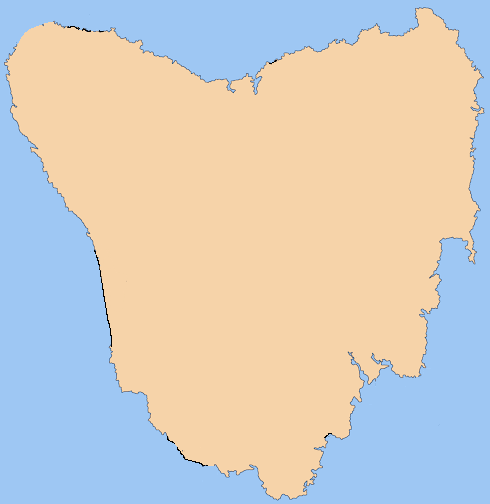
%> input picture Simpson et al. (2021)/tasmania_map.png, 490 x 504 px
$ octave tasmania_analysis.m   (GNU Octave 9; MATLAB toolbox functions it lacks are replaced by stand-ins)
%> lines starting %> are read from the running program, lines starting %| are printed output that depends on the picture; in (x1, y1, x2, y2) boxes, pixels count from 0 and x2, y2 are one past the last pixel; in counts of white or black regions, pixels touching at a corner belong together; the program's own positions count from 1
%%%%%%%%%%%%%%%%%%%%%%%%%%%%%%%%%%%%%%%%%%%%%%%%%%%%%%%%%%%%%%%%%%%%%%%%%%%
%% FITTING
%%%%%%%%%%%%%%%%%%%%%%%%%%%%%%%%%%%%%%%%%%%%%%%%%%%%%%%%%%%%%%%%%%%%%%%%%%%
%close all; clc; clear
I = imread('tasmania_map.png');
%> I is the input picture: size 504x490x3 uint8; mean R, G, B 209.9, 205.3, 197.8
% Image source (modified):
% http://mapsof.net/tasmania/blank-map-of-tasmania
% The modifications made are to provide some simplification to the boundary
% detail. Some of these are:
%       - Removing regions near and including Stanley.
%       - Removing the part on the north-west section of Woolnorth.
%       - Slightly smoothing out the Macquarie Heads, connecting with
%       Strahan to fill in the Macquarie Harbour Historic Site.
%       - Filling in the region by the Southwest National Park and Huon
%       Valley.
%       - Removed the section off Dunalley.
%       - Removed the section off Lauderdale.
%       - Filled in the River Tamar.

%% Extract Boundary
boundary_spacing_parameter = 30; % larger => more points

% Split Channels
red_channel = I(:, :, 1);
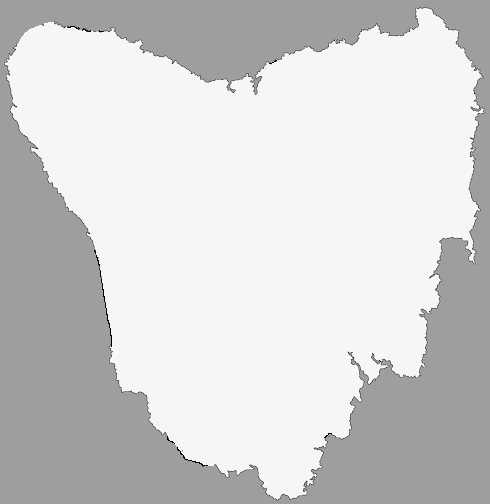
%> red_channel: size 504x490 uint8; min 0, max 252, mean 209.9
green_channel = I(:, :, 2);
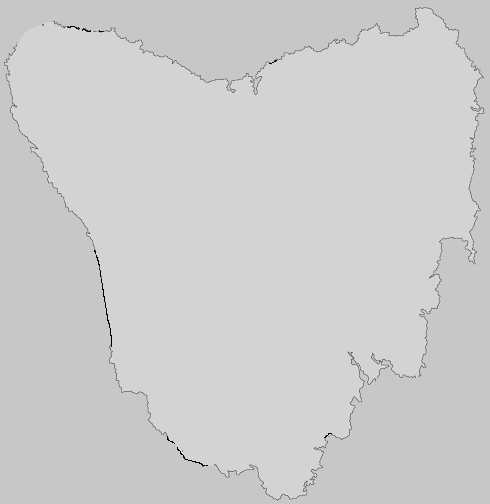
%> green_channel: size 504x490 uint8; min 0, max 216, mean 205.3
blue_channel = I(:, :, 3);
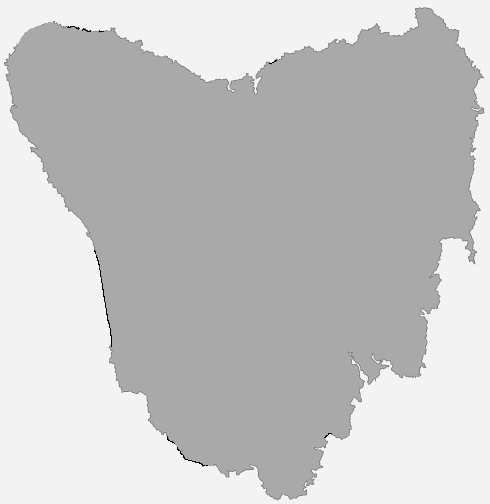
%> blue_channel: size 504x490 uint8; min 0, max 251, mean 197.8

% Detect Edges in Each Channel
edge_detection_method = 'Sobel';
edges_red_channel = edge(red_channel, edge_detection_method);
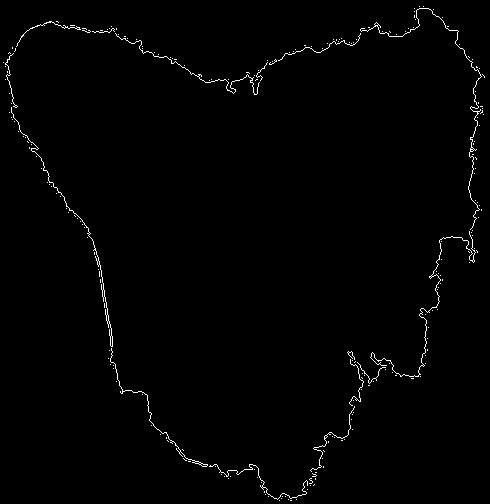
%> edges_red_channel: size 504x490 logical; 1% white in thin lines or dots
edges_green_channel = edge(green_channel, edge_detection_method);
%> edges_green_channel: size 504x490 logical; 1.6% white in thin lines or dots
edges_blue_channel = edge(blue_channel, edge_detection_method);
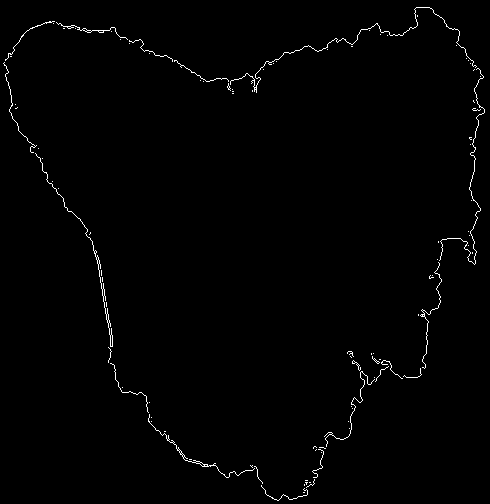
%> edges_blue_channel: size 504x490 logical; 0.94% white in thin lines or dots

% Detect Edges
edges = edges_red_channel | edges_green_channel | edges_blue_channel;
%> edges: size 504x490 logical; 2.2% white in thin lines or dots
se = strel('disk', 3);
edges = imclose(edges, se);
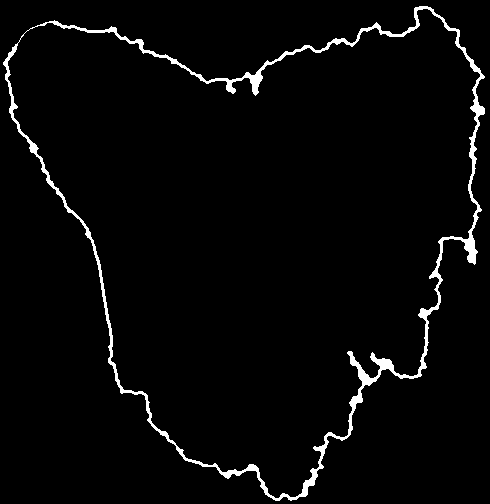
%> edges: size 504x490 logical; 2.9% white; 1 white region, box (x1, y1, x2, y2) and area: (3, 6, 485, 501) 7145

% Detect Boundaries
[boundaries, boundary_labels] = bwboundaries(edges);
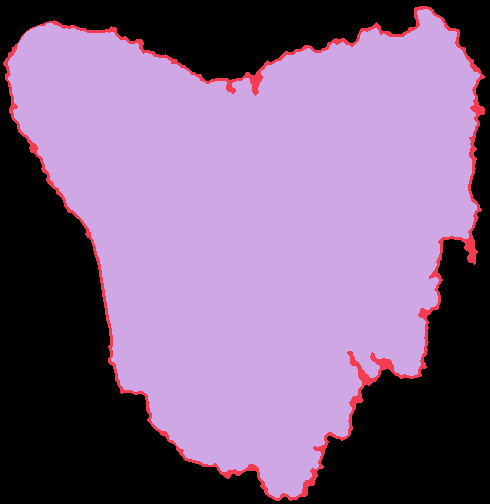
%> boundary_labels: size 504x490 double; 3 distinct labels, from 0 to 2; one colour per label, 0 black
%> boundaries = 2 boundaries; box (x1, y1, x2, y2) and points: (8, 9, 480, 498) 1829, (3, 6, 485, 501) 1742

% Boundary
boundary = boundaries{2};
%> boundary = 1829 rows, first 12: [62 9; 61 10; 60 11; 59 11; 58 12; 57 13; 56 14; 55 15; 54 15; 53 16; 52 17; 51 17]
x = boundary(:, 2);
%> x = 1829 values, max 480 at index 600, min 9 at index 1, mean 270.2
y = boundary(:, 1);
%> y = 1829 values, max 498 at index 1286, min 10 at index 516, mean 227.1

% Sample Less Points
spacing = ceil(length(x) / boundary_spacing_parameter);
%> spacing = 61
xx = x;
%> xx has the same summary as x
yy = y;
%> yy has the same summary as y
x = x(1:spacing:end);
%> x = 30 values, max 475 at index 11, min 9 at index 1, mean 270.8
y = y(1:spacing:end);
%> y = 30 values, max 494 at index 22, min 27 at index 2, mean 227.8

%% Shift Appropriately

% Compute Centroid
x_bar = mean(x);
%> x_bar = 270.8
xx_bar = mean(xx);
%> xx_bar = 270.2
y_bar = mean(y);
%> y_bar = 227.8
yy_bar = mean(yy);
%> yy_bar = 227.1

% Shift Boundary by Centroid
x = x - x_bar;
%> x = 30 values, max 204.2 at index 11, min -261.8 at index 1, mean 1.52e-14
xx = xx - xx_bar;
%> xx = 1829 values, max 209.8 at index 600, min -261.2 at index 1, mean -3.98e-14
y = y - y_bar;
%> y = 30 values, max 266.2 at index 22, min -200.8 at index 2, mean -9.47e-15
yy = yy - y_bar;
%> yy = 1829 values, max 270.2 at index 1286, min -217.8 at index 516, mean -0.769

%% Scale Image Isotropically
%> (the run ends here)

$ run again, with Simpson et al. (2021)/taiwan_map.png copied over Simpson et al. (2021)/tasmania_map.png
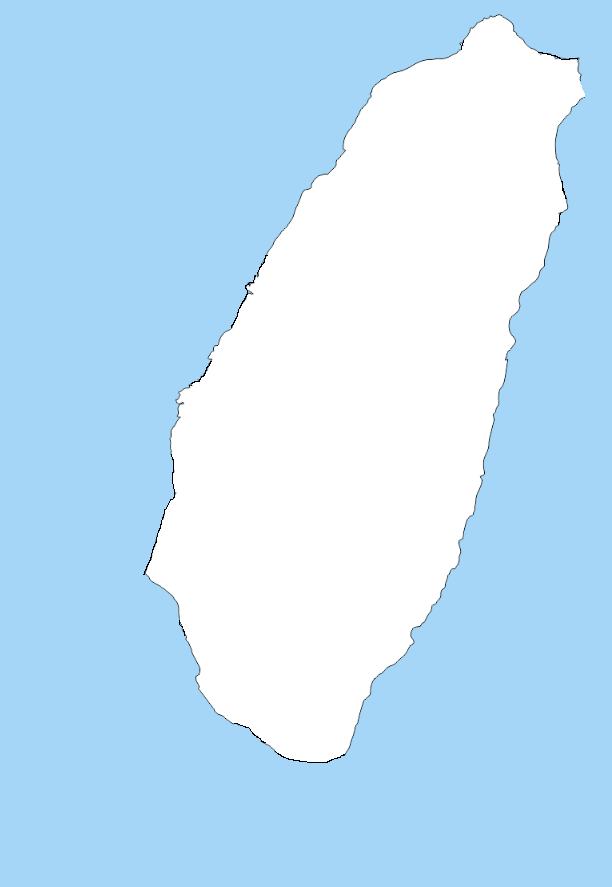
%> input picture Simpson et al. (2021)/taiwan_map.png, 612 x 887 px
%> I is the input picture: size 887x612x3 uint8; mean R, G, B 194.1, 226.9, 248.9
%> `edges_red_channel = edge(red_channel, edge_detection_method);`:
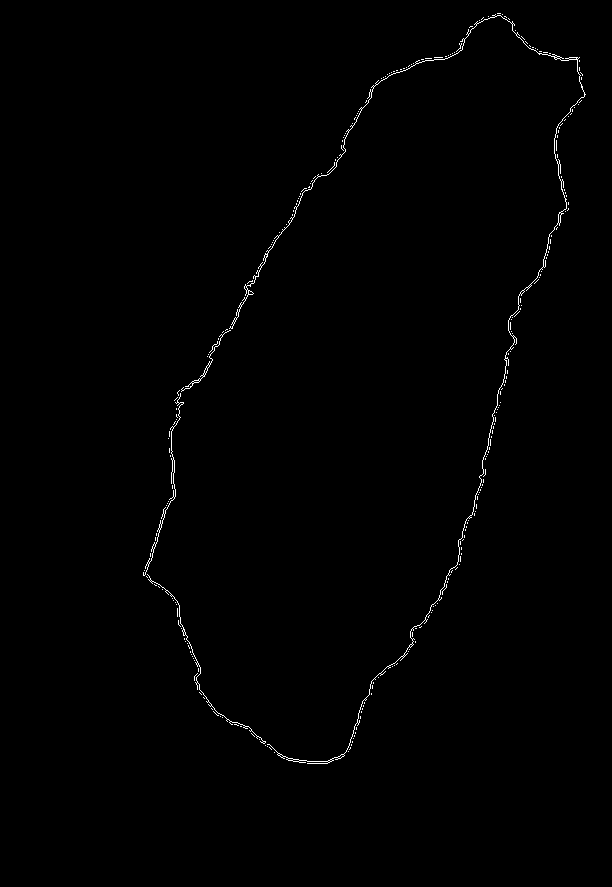
%> edges_red_channel: size 887x612 logical; 0.55% white in thin lines or dots, all inside (x1, y1, x2, y2) = (143, 13, 586, 764)
%> `[boundaries, boundary_labels] = bwboundaries(edges);`:
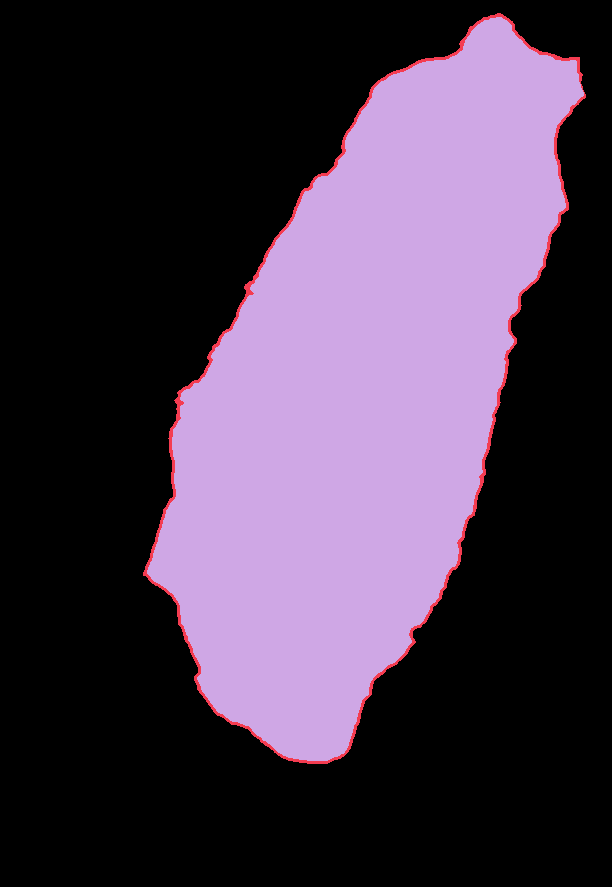
%> boundary_labels: size 887x612 double; 3 distinct labels, from 0 to 2; one colour per label, 0 black
%> boundaries = 2 boundaries; box (x1, y1, x2, y2) and points: (143, 13, 586, 764) 1745, (147, 17, 584, 761) 1725
%> boundary = 1725 rows, first 12: [571 148; 570 149; 569 149; 568 149; 567 150; 566 150; 565 151; 564 151; 563 151; 562 152; 561 153; 560 153]
%> `x = boundary(:, 2);`: x = 1725 values, max 584 at index 764, min 148 at index 1, mean 371.4
%> `y = boundary(:, 1);`: y = 1725 values, max 761 at index 1466, min 18 at index 646, mean 384.7
%> spacing = 58
%> `xx = x;`: xx has the same summary as x
%> `yy = y;`: yy has the same summary as y
%> `x = x(1:spacing:end);`: x = 30 values, max 580 at index 14, min 148 at index 1, mean 369.4
%> `y = y(1:spacing:end);`: y = 30 values, max 756 at index 27, min 20 at index 12, mean 386.6
%> x_bar = 369.4
%> xx_bar = 371.4
%> y_bar = 386.6
%> yy_bar = 384.7
%> `x = x - x_bar;`: x = 30 values, max 210.6 at index 14, min -221.4 at index 1, mean -7.58e-15
%> `xx = xx - xx_bar;`: xx = 1725 values, max 212.6 at index 764, min -223.4 at index 1, mean -1.27e-14
%> `y = y - y_bar;`: y = 30 values, max 369.4 at index 27, min -366.6 at index 12, mean -1.52e-14
%> `yy = yy - y_bar;`: yy = 1725 values, max 374.4 at index 1466, min -368.6 at index 646, mean -1.92
